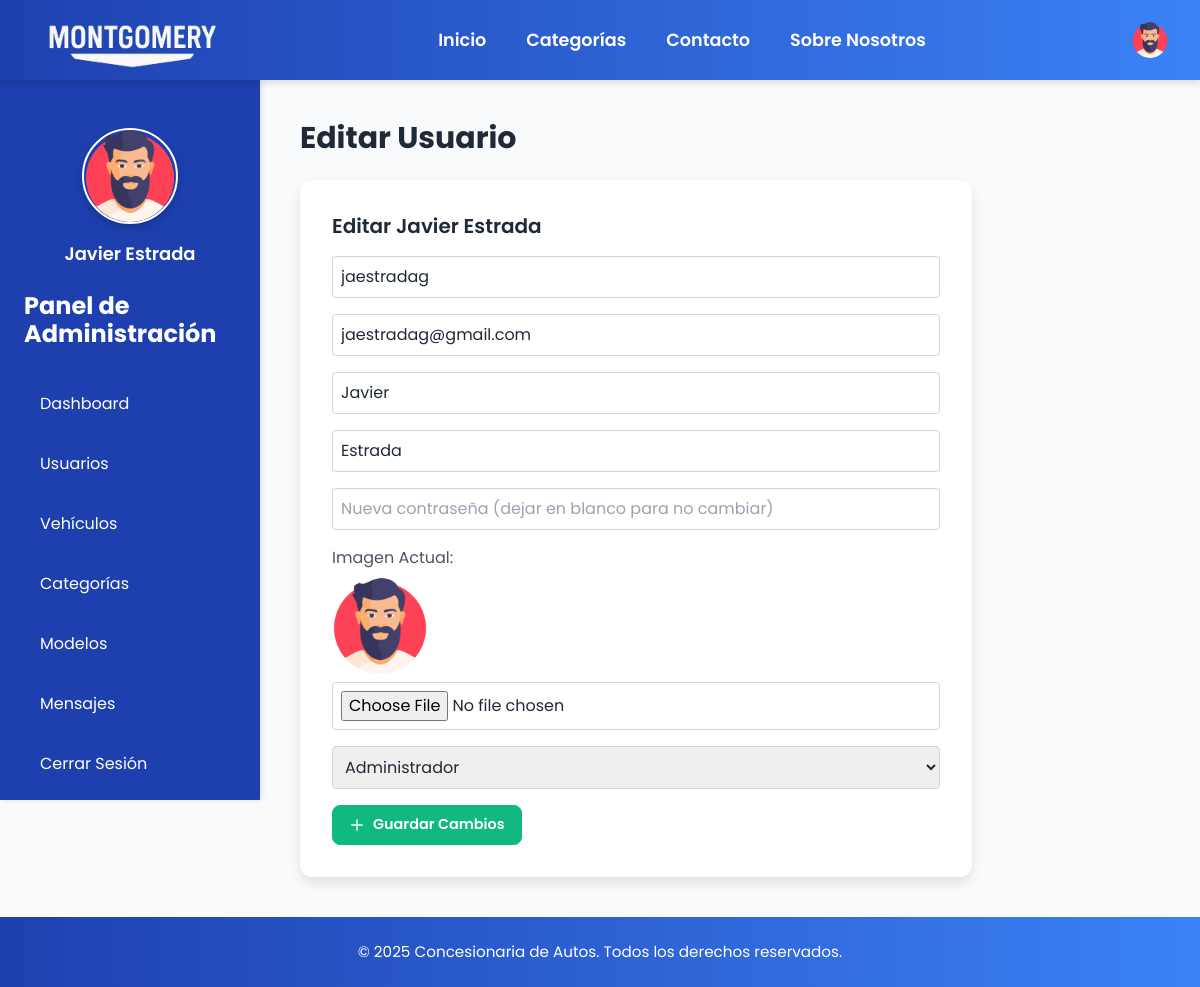
Page /admin/edit_user.php?id=4 (signed in) on the committed database.
### tables this page shows
CREATE TABLE `users` (
  `id` int(11) NOT NULL,
  `username` varchar(50) NOT NULL,
  `email` varchar(100) NOT NULL,
  `password` varchar(255) NOT NULL,
  `first_name` varchar(50) NOT NULL,
  `last_name` varchar(50) NOT NULL,
  `image` varchar(255) DEFAULT 'default-user.png',
  `role` enum('client','admin') DEFAULT 'client',
  `created_at` timestamp NOT NULL DEFAULT current_timestamp()
);

### admin/edit_user.php (the view, shortened to what this page needs)
<?php
include '../includes/header.php';
$user_id = $_GET['id'];
$stmt = $pdo->prepare("SELECT * FROM users WHERE id = ?");
$stmt->execute([$user_id]);
$user = $stmt->fetch();
?>
<div class="sidebar">
    <div class="user-profile mb-6 text-center">
        <img src="<?php echo BASE_URL; ?>images/<?php echo htmlspecialchars($_SESSION['image'] ?? 'default-user.png'); ?>" alt="Usuario" class="w-24 h-24 rounded-full mx-auto mb-2 shadow-md">
        <h3 class="text-lg font-semibold"><?php echo htmlspecialchars(($_SESSION['first_name'] ?? '') . ' ' . ($_SESSION['last_name'] ?? '')); ?></h3>
    </div>
    <h2 class="text-xl font-bold mb-4">Panel de Administración</h2>
    <a href="<?php echo BASE_URL; ?>admin/dashboard.php">Dashboard</a>
    <a href="<?php echo BASE_URL; ?>admin/users.php">Usuarios</a>
    <a href="<?php echo BASE_URL; ?>admin/vehicles.php">Vehículos</a>
    <a href="<?php echo BASE_URL; ?>admin/categories.php">Categorías</a>
    <a href="<?php echo BASE_URL; ?>admin/models.php">Modelos</a>
    <a href="<?php echo BASE_URL; ?>admin/messages.php">Mensajes</a>
    <a href="<?php echo BASE_URL; ?>admin/logout.php">Cerrar Sesión</a>
</div>
<div class="main-content">
    <h1 class="text-3xl font-bold mb-6 text-1E40AF">Editar Usuario</h1>
    <form method="POST" enctype="multipart/form-data" class="card max-w-2xl">
        <h2 class="text-xl font-semibold mb-4 text-1E40AF">Editar <?php echo htmlspecialchars($user['first_name'] . ' ' . $user['last_name']); ?></h2>
        <input type="text" name="username" placeholder="Usuario" value="<?php echo htmlspecialchars($user['username']); ?>" class="border p-2 rounded w-full mb-4" required>
        <input type="email" name="email" placeholder="Correo" value="<?php echo htmlspecialchars($user['email']); ?>" class="border p-2 rounded w-full mb-4" required>
        <input type="text" name="first_name" placeholder="Nombre" value="<?php echo htmlspecialchars($user['first_name']); ?>" class="border p-2 rounded w-full mb-4" required>
        <input type="text" name="last_name" placeholder="Apellido" value="<?php echo htmlspecialchars($user['last_name']); ?>" class="border p-2 rounded w-full mb-4" required>
        <input type="password" name="password" placeholder="Nueva contraseña (dejar en blanco para no cambiar)" class="border p-2 rounded w-full mb-4">
        <div class="mb-4">
            <label class="block text-gray-600 mb-2">Imagen Actual:</label>
            <img src="<?php echo BASE_URL; ?>images/<?php echo htmlspecialchars($user['image']); ?>" alt="Usuario" class="w-24 h-24 object-cover rounded-full mb-2">
            <input type="file" name="image" accept="image/*" class="border p-2 rounded w-full">
        </div>
        <select name="role" class="border p-2 rounded w-full mb-4" required>
            <option value="admin" <?php echo $user['role'] === 'admin' ? 'selected' : ''; ?>>Administrador</option>
        </select>
        <button type="submit" class="btn btn-add">
            <svg fill="none" stroke="currentColor" viewBox="0 0 24 24" xmlns="http://www.w3.org/2000/svg">
                <path stroke-linecap="round" stroke-linejoin="round" stroke-width="2" d="M12 4v16m8-8H4"></path>
            </svg>
            Guardar Cambios
        </button>
    </form>
</div>
<?php include '../includes/footer.php'; ?>

### css/styles.css (style rules this page uses)
body { font-family: "Poppins", sans-serif; background-color: #f8fafc; color: #1f2937; margin: 0; }
.sidebar { width: 260px; background: #1e40af; height: 100vh; padding: 2rem 1.5rem; position: fixed; top: 0; left: 0; color: #ffffff; box-shadow: 2px 0 5px rgba(0, 0, 0, 0.1); z-index: 900; }
.user-profile { margin-bottom: 2rem; text-align: center; position: relative; z-index: 10; padding-top: 6rem; }
.user-profile img { width: 96px; height: 96px; object-fit: cover; border-radius: 50%; margin: 0 auto 1rem; box-shadow: 0 4px 8px rgba(0, 0, 0, 0.2); transition: transform 0.3s ease; border: 2px solid #ffffff; }
.user-profile h3 { font-size: 1.125rem; font-weight: 600; color: #ffffff; margin-bottom: 1.5rem; }
.sidebar h2 { font-size: 1.5rem; margin-bottom: 2rem; color: #ffffff; position: static; }
.sidebar a { display: flex; align-items: center; padding: 0.75rem 1rem; color: #ffffff; border-radius: 8px; margin-bottom: 0.75rem; font-size: 1rem; transition: all 0.3s ease; }
.main-content { margin-left: 260px; padding: 2.5rem; }
.card { background-color: #ffffff; border-radius: 12px; padding: 2rem; box-shadow: 0 6px 12px rgba(0, 0, 0, 0.1); transition: transform 0.3s ease, box-shadow 0.3s ease; overflow: hidden; }
.card img { transition: transform 0.3s ease; }
button, .button { background-color: #1e40af; color: #ffffff; padding: 0.75rem 1.5rem; border-radius: 8px; border: none; cursor: pointer; font-weight: 600; transition: all 0.3s ease; }
input, textarea, select { border: 1px solid #d1d5db; padding: 0.75rem; border-radius: 8px; width: 100%; transition: border-color 0.3s ease; }
.btn { display: inline-flex; align-items: center; gap: 0.5rem; padding: 0.5rem 1rem; border-radius: 8px; font-size: 0.9rem; font-weight: 600; transition: all 0.3s ease; cursor: pointer; text-decoration: none; }
.btn svg { width: 16px; height: 16px; }
.btn-add { background-color: #10b981; color: #ffffff; border: 1px solid #10b981; }

### rows in the picture
users: first_name+last_name "Javier Estrada", username "jaestradag", email "jaestradag@gmail.com", first_name "Javier", last_name "Estrada", image (picture), role "Administrador"
